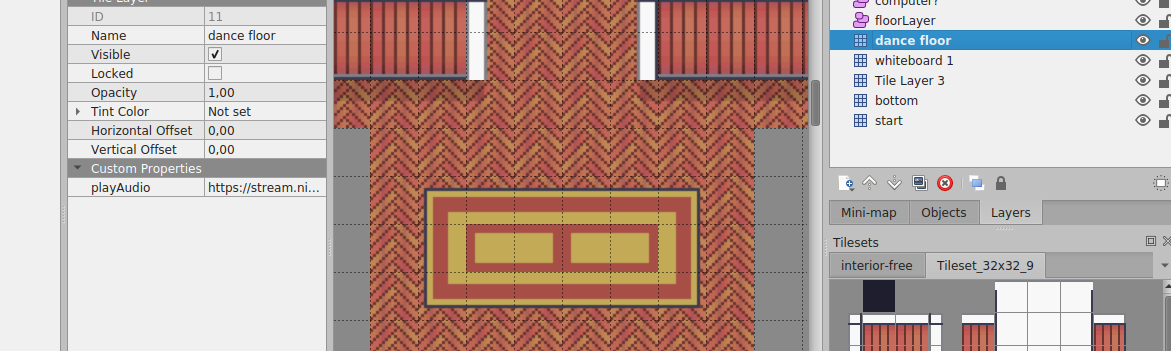
#> input picture reverse/audio_tiled.png, 1171 x 351 px
$ python lauftext.py --base-image ../reverse/audio_tiled.png --text-image ../reverse/computer_ingame.png
#> lines starting #> are read from the running program, lines starting #| are printed output that depends on the picture; after the words box and inside, x2 and y2 are one past the last pixel; in counts of white or black regions, pixels touching at a corner belong together
import numpy as np
from PIL import Image
from PIL import ImageDraw, ImageFilter
import matplotlib.pyplot as plt


def display_with_text(
    base_image,
    text_image,
    x_trans=0,
    wrap_around=True,
    display_size=(30, 10),
    display_border_width=1,
    text_y=3,
):
    x_trans += display_border_width

    if wrap_around:
        text_image_org = text_image
        text_w, text_h = text_image.size
        text_image = Image.new("RGBA", (text_w * 2, text_h), 0)
        text_image.paste(text_image_org, (0, 0), text_image_org)
        text_image.paste(text_image_org, (text_w, 0), text_image_org)

    text_image_trans = Image.new("RGBA", text_image.size, 0)
    text_image_trans.paste(text_image, (x_trans, 0), text_image)

    text_mask = Image.new("L", text_image.size, 0)
    text_mask.paste(text_image, (x_trans, 0), text_image)

    display_mask = Image.new("L", text_image.size, 0)
    # we fill an image that is as big as the text
    # with 255 values (otherwise 0) where the display
    # would be.
    draw = ImageDraw.Draw(display_mask)
    draw.rectangle(
        (display_border_width, 0,
         display_size[0], display_size[1]), fill=255)

    # mask is only those pixels that are used for text
    # and the display rectangle. we use the text image
    # alpha channel as text mask and combine it with the
    # rectangle.
    mask_array = np.array(display_mask)
    mask_array &= np.array(text_mask)
    # convert mask to pixel values (0/1 -> 0/255)
    mask_array = ((mask_array != 0) * 255).astype('uint8')
    comb_mask = Image.fromarray(mask_array)

    comb_image = base_image.copy()
    comb_image.paste(text_image_trans, (0, text_y), comb_mask)

    # [8 lines of commented-out code are left out]

    return comb_image


if __name__ == "__main__":
    from argparse import ArgumentParser
    parser = ArgumentParser()

    parser.add_argument('--base-image', type=str, default='base.png')
    parser.add_argument('--text-image', type=str, default='text.png')
    parser.add_argument('--speed', type=int, default=-1,
        help='Move by this many pixels each frame')
    parser.add_argument('--max-rows', type=int, default=10,
        help='how many tile rows to have. Max. 10 possible.')
    parser.add_argument('--wrap', action="store_true",
        help="Hack to make a 'wrapped' appearance. Only works "
             "with negative speeds for now.")

    args = parser.parse_args()

    base_image = Image.open(args.base_image)
#> base_image is the input picture: PIL image 1171x351 RGBA; mean R, G, B, A 188.8, 166.3, 159.5, 255
    text_image = Image.open(args.text_image)
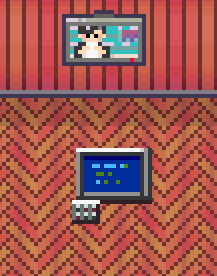
#> input picture reverse/computer_ingame.png, 217 x 276 px
#> text_image is the input picture: PIL image 217x276 RGBA; mean R, G, B, A 159.6, 86.7, 80.5, 255

    # we can only use 10x10 tiles, so our animation
    # cannot have more than 10**2 - 1 frames (-1
    # since we need to have a space for the animated
    # tile id)
    tile_width = 32
    tile_height = 32
    tile_image_size = (10 * tile_width, args.max_rows * 2 * tile_height)
    tile_image = Image.new('RGBA', tile_image_size, 0)
#> tile_image: PIL image 320x640 RGBA; every value is 0

    for i in range(10 * args.max_rows):
        row = i // 10
        col = i % 10
        y_offset = row * tile_height
        x_offset = col * tile_width

        comb_image = display_with_text(
            base_image,
            text_image,
            x_trans=args.speed * i,
            wrap_around=args.wrap,
        )

        tile_image.paste(comb_image, (x_offset, y_offset))
#> this loop made 100 passes
#> pass 1, in display_with_text, `mask_array = np.array(display_mask)`:
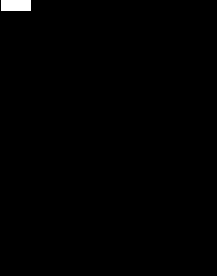
#> mask_array: shape (276, 217); 0.55% white; 1 white region, box (x1, y1, x2, y2) and area: (1, 0, 31, 11) 330
#> pass 1, in display_with_text, `mask_array &= np.array(text_mask)`:
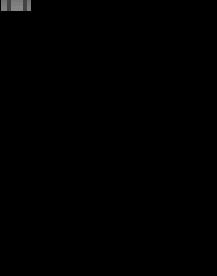
#> mask_array: shape (276, 217); 0.55% of pixels changed, all inside (x1, y1, x2, y2) = (1, 0, 31, 11)
#> after the loop:
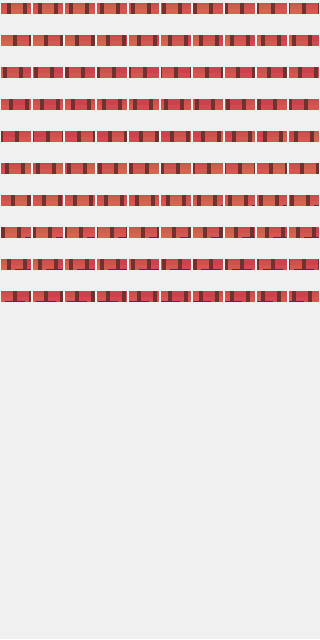
#> tile_image: PIL image 320x640 RGBA; mean R, G, B, A 230.1, 213, 212.4, 254.6; transparent parts drawn white

    rows_filled = row + 1

    for i in range(10 * args.max_rows):
        row = rows_filled + i // 10
        col = i % 10
        y_offset = row * tile_height
        x_offset = col * tile_width

        comb_image = display_with_text(
            base_image,
            text_image,
            x_trans=args.speed * i,
            wrap_around=args.wrap,
        )

        tile_image.paste(comb_image, (x_offset, y_offset + 16))
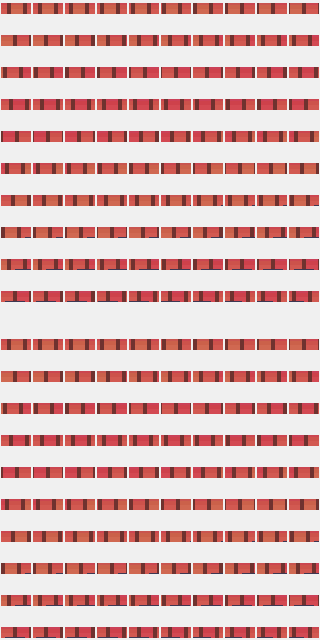
#> tile_image: PIL image 320x640 RGBA; mean R, G, B, A 220.9, 186.7, 185.6, 255

    tile_image.save('test_tile.png')
